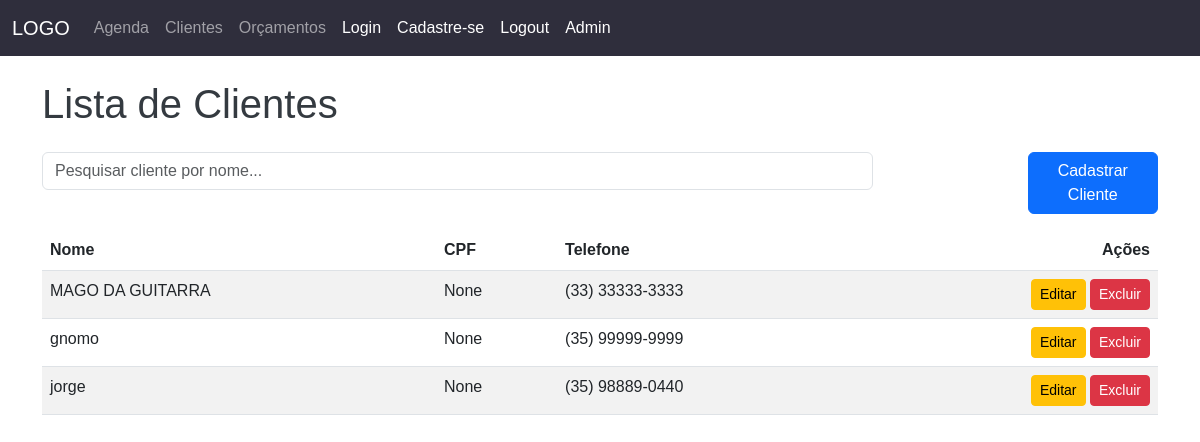
Page /clientes/ (signed in) on the earlier database version.
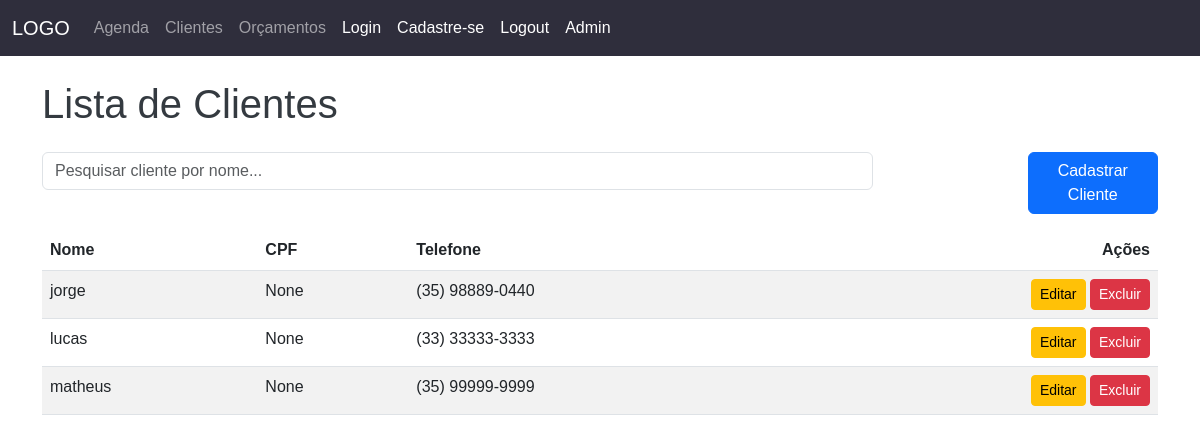
Same page on the later database version.
### consultorio/models.py (models this page shows, shortened)
class Cliente(models.Model):
    nome = models.CharField(max_length=255)
    cpf = models.CharField(max_length=14, null=True)
    telefone = models.TextField(blank=True, null=True)

### consultorio/views.py (the view)
# urls.py: path('clientes/', views.clientes, name='listar_clientes'),
@login_required(login_url="/auth/login")
def clientes(request):
    clientes = Cliente.objects.all().order_by('nome')
    return render(request, 'clientes.html', {'clientes': clientes})

### consultorio/templates/clientes.html (shortened to what this page needs)
{% extends "base.html" %}
{% load static %}
{% block conteudo %}
<div class="container mt-4">
    <h1 class="mb-4">Lista de Clientes</h1>
    <div class="row mb-3">
        <div class="col-md-9">
            <input type="text" id="pesquisa" class="form-control" placeholder="Pesquisar cliente por nome...">
        </div>
        <div class="col-md-3 text-md-end mt-2 mt-md-0">
            <button class="btn btn-primary w-50" data-bs-toggle="modal" data-bs-target="#clienteModal">Cadastrar
                Cliente</button>
        </div>
    </div>
    <table class="table table-striped table-hover">
        <thead>
            <tr>
                <th>Nome</th>
                <th>CPF</th>
                <th>Telefone</th>
                <th class="text-end">Ações</th>
            </tr>
        </thead>
        <tbody id="tabela-clientes">
            {% for cliente in clientes %}
            <tr>
                <td>{{ cliente.nome }}</td>
                <td>{{ cliente.cpf }}</td>
                <td>{{ cliente.telefone }}</td>
                <td class="text-end">
                    <button class="btn btn-warning btn-sm" data-bs-toggle="modal"
                        data-bs-target="#editarClienteModal{{ cliente.id }}">Editar</button>
                    <button class="btn btn-danger btn-sm" data-bs-toggle="modal"
                        data-bs-target="#excluirClienteModal{{ cliente.id }}">Excluir</button>
                </td>
            </tr>
            {% endfor %}
        </tbody>
    </table>
</div>
{% endblock %}

Differences in the rows shown:
shown differently, row unchanged: Cliente "jorge": moves up the list
changed Cliente: nome "MAGO DA GUITARRA" → "lucas"
changed Cliente: nome "gnomo" → "matheus"
